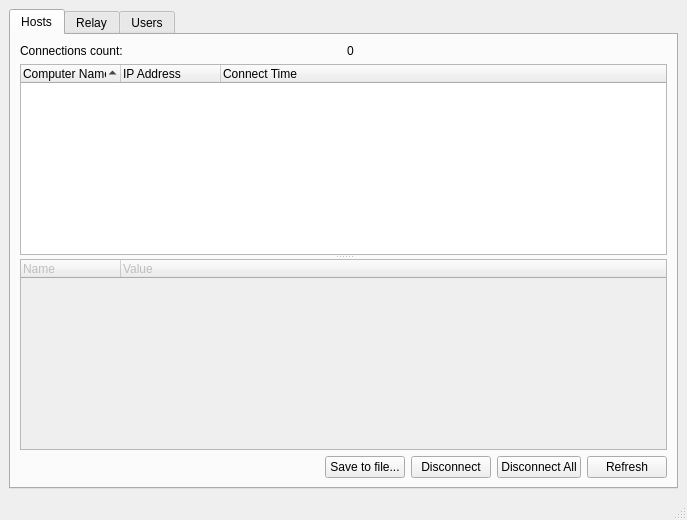
<?xml version="1.0" encoding="UTF-8"?>
<ui version="4.0">
 <class>RouterManagerWindow</class>
 <widget class="QMainWindow" name="RouterManagerWindow">
  <property name="geometry">
   <rect>
    <x>0</x>
    <y>0</y>
    <width>687</width>
    <height>520</height>
   </rect>
  </property>
  <property name="sizePolicy">
   <sizepolicy hsizetype="Preferred" vsizetype="Preferred">
    <horstretch>0</horstretch>
    <verstretch>0</verstretch>
   </sizepolicy>
  </property>
  <property name="windowTitle">
   <string>Router Management</string>
  </property>
  <widget class="QWidget" name="centralwidget">
   <layout class="QVBoxLayout" name="verticalLayout_4">
    <item>
     <widget class="QTabWidget" name="tab">
      <property name="sizePolicy">
       <sizepolicy hsizetype="Expanding" vsizetype="Preferred">
        <horstretch>0</horstretch>
        <verstretch>0</verstretch>
       </sizepolicy>
      </property>
      <property name="currentIndex">
       <number>0</number>
      </property>
      <widget class="QWidget" name="tab_hosts">
       <attribute name="title">
        <string>Hosts</string>
       </attribute>
       <layout class="QVBoxLayout" name="verticalLayout">
        <item>
         <layout class="QHBoxLayout" name="horizontalLayout_2">
          <item>
           <widget class="QLabel" name="label_title_hosts_conn_count">
            <property name="text">
             <string>Connections count:</string>
            </property>
           </widget>
          </item>
          <item>
           <widget class="QLabel" name="label_hosts_conn_count">
            <property name="text">
             <string notr="true">0</string>
            </property>
           </widget>
          </item>
         </layout>
        </item>
        <item>
         <widget class="QSplitter" name="splitter">
          <property name="orientation">
           <enum>Qt::Vertical</enum>
          </property>
          <widget class="QTreeWidget" name="tree_hosts">
           <property name="indentation">
            <number>0</number>
           </property>
           <property name="sortingEnabled">
            <bool>true</bool>
           </property>
           <column>
            <property name="text">
             <string>Computer Name</string>
            </property>
           </column>
           <column>
            <property name="text">
             <string>IP Address</string>
            </property>
           </column>
           <column>
            <property name="text">
             <string>Connect Time</string>
            </property>
           </column>
          </widget>
          <widget class="QTreeWidget" name="tree_host_info">
           <property name="enabled">
            <bool>false</bool>
           </property>
           <column>
            <property name="text">
             <string>Name</string>
            </property>
           </column>
           <column>
            <property name="text">
             <string>Value</string>
            </property>
           </column>
          </widget>
         </widget>
        </item>
        <item>
         <layout class="QHBoxLayout" name="horizontalLayout">
          <item>
           <spacer name="horizontalSpacer">
            <property name="orientation">
             <enum>Qt::Horizontal</enum>
            </property>
            <property name="sizeHint" stdset="0">
             <size>
              <width>40</width>
              <height>20</height>
             </size>
            </property>
           </spacer>
          </item>
          <item>
           <widget class="QPushButton" name="button_save_hosts">
            <property name="text">
             <string>Save to file...</string>
            </property>
           </widget>
          </item>
          <item>
           <widget class="QPushButton" name="button_disconnect_host">
            <property name="text">
             <string>Disconnect</string>
            </property>
           </widget>
          </item>
          <item>
           <widget class="QPushButton" name="button_disconnect_all_hosts">
            <property name="text">
             <string>Disconnect All</string>
            </property>
           </widget>
          </item>
          <item>
           <widget class="QPushButton" name="button_refresh_hosts">
            <property name="text">
             <string>Refresh</string>
            </property>
           </widget>
          </item>
         </layout>
        </item>
       </layout>
      </widget>
      <widget class="QWidget" name="tab_relay">
       <attribute name="title">
        <string>Relay</string>
       </attribute>
       <layout class="QVBoxLayout" name="verticalLayout_2">
        <item>
         <layout class="QHBoxLayout" name="horizontalLayout_5">
          <item>
           <widget class="QLabel" name="label_title_relay_conn_count">
            <property name="text">
             <string>Connections count:</string>
            </property>
           </widget>
          </item>
          <item>
           <widget class="QLabel" name="label_relay_conn_count">
            <property name="text">
             <string notr="true">0</string>
            </property>
           </widget>
          </item>
         </layout>
        </item>
        <item>
         <widget class="QTreeWidget" name="tree_relay">
          <property name="indentation">
           <number>0</number>
          </property>
          <property name="sortingEnabled">
           <bool>true</bool>
          </property>
          <column>
           <property name="text">
            <string>Address</string>
           </property>
          </column>
          <column>
           <property name="text">
            <string>Connect Time</string>
           </property>
          </column>
          <column>
           <property name="text">
            <string>Pool Size</string>
           </property>
          </column>
          <column>
           <property name="text">
            <string>Version</string>
           </property>
          </column>
          <column>
           <property name="text">
            <string>Computer Name</string>
           </property>
          </column>
          <column>
           <property name="text">
            <string>Operating System</string>
           </property>
          </column>
         </widget>
        </item>
        <item>
         <layout class="QHBoxLayout" name="horizontalLayout_3">
          <item>
           <spacer name="horizontalSpacer_2">
            <property name="orientation">
             <enum>Qt::Horizontal</enum>
            </property>
            <property name="sizeHint" stdset="0">
             <size>
              <width>40</width>
              <height>20</height>
             </size>
            </property>
           </spacer>
          </item>
          <item>
           <widget class="QPushButton" name="button_save_relays">
            <property name="text">
             <string>Save to file...</string>
            </property>
           </widget>
          </item>
          <item>
           <widget class="QPushButton" name="button_refresh_relay">
            <property name="text">
             <string>Refresh</string>
            </property>
           </widget>
          </item>
         </layout>
        </item>
       </layout>
      </widget>
      <widget class="QWidget" name="tab_users">
       <attribute name="title">
        <string>Users</string>
       </attribute>
       <layout class="QVBoxLayout" name="verticalLayout_3">
        <item>
         <layout class="QHBoxLayout" name="horizontalLayout_4">
          <item>
           <widget class="QPushButton" name="button_add_user">
            <property name="text">
             <string/>
            </property>
            <property name="icon">
             <iconset resource="../../console/resources/console.qrc">
              <normaloff>:/img/plus.png</normaloff>:/img/plus.png</iconset>
            </property>
           </widget>
          </item>
          <item>
           <widget class="QPushButton" name="button_modify_user">
            <property name="enabled">
             <bool>false</bool>
            </property>
            <property name="text">
             <string/>
            </property>
            <property name="icon">
             <iconset resource="../../console/resources/console.qrc">
              <normaloff>:/img/pencil.png</normaloff>:/img/pencil.png</iconset>
            </property>
           </widget>
          </item>
          <item>
           <widget class="QPushButton" name="button_delete_user">
            <property name="enabled">
             <bool>false</bool>
            </property>
            <property name="text">
             <string/>
            </property>
            <property name="icon">
             <iconset resource="../../console/resources/console.qrc">
              <normaloff>:/img/minus.png</normaloff>:/img/minus.png</iconset>
            </property>
           </widget>
          </item>
          <item>
           <widget class="QPushButton" name="button_refresh_users">
            <property name="text">
             <string/>
            </property>
            <property name="icon">
             <iconset resource="../resources/client.qrc">
              <normaloff>:/img/arrow-circle-double.png</normaloff>:/img/arrow-circle-double.png</iconset>
            </property>
           </widget>
          </item>
          <item>
           <spacer name="horizontalSpacer_3">
            <property name="orientation">
             <enum>Qt::Horizontal</enum>
            </property>
            <property name="sizeHint" stdset="0">
             <size>
              <width>198</width>
              <height>20</height>
             </size>
            </property>
           </spacer>
          </item>
         </layout>
        </item>
        <item>
         <widget class="QTreeWidget" name="tree_users">
          <property name="indentation">
           <number>0</number>
          </property>
          <column>
           <property name="text">
            <string>User Name</string>
           </property>
          </column>
         </widget>
        </item>
       </layout>
      </widget>
     </widget>
    </item>
   </layout>
  </widget>
  <widget class="QStatusBar" name="statusbar"/>
 </widget>
 <resources>
  <include location="../resources/client.qrc"/>
  <include location="../../console/resources/console.qrc"/>
 </resources>
 <connections/>
</ui>
